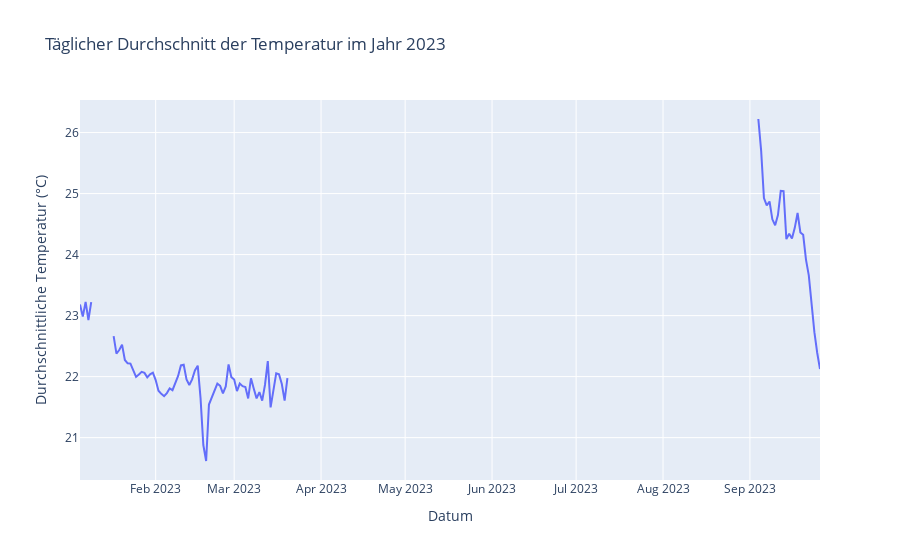

The cell this chart's notebook holds for it:
### Code cell
fig = px.line(daily_avg_temp_2023, x='date_time', y='tmp', title='Täglicher Durchschnitt der Temperatur im Jahr 2023',
              labels={'date_time': 'Datum', 'tmp': 'Durchschnittliche Temperatur (°C)'})

fig.show()

### Figure 1 — Plotly figure (JSON) as saved in the notebook; plotly's stock layout.template omitted (floating-point values rounded to 4 significant figures; data arrays with more than 128 entries replaced by an {"elided": "..."} marker saying what was removed)
{"data": [{"hovertemplate": "Datum=%{x}<br>Durchschnittliche Temperatur (°C)=%{y}<extra></extra>", "legendgroup": "", "line": {"color": "#636efa", "dash": "solid"}, "marker": {"symbol": "circle"}, "mode": "lines", "name": "", "orientation": "v", "showlegend": false, "type": "scatter", "x": {"elided": "265 str values"}, "xaxis": "x", "y": {"elided": "265 float values"}, "yaxis": "y"}], "layout": {"legend": {"tracegroupgap": 0}, "title": {"text": "Täglicher Durchschnitt der Temperatur im Jahr 2023"}, "xaxis": {"anchor": "y", "domain": [0, 1], "title": {"text": "Datum"}}, "yaxis": {"anchor": "x", "domain": [0, 1], "title": {"text": "Durchschnittliche Temperatur (°C)"}}}}
